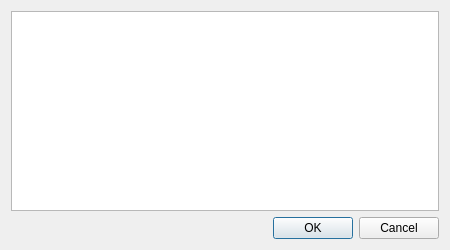
<?xml version="1.0" encoding="UTF-8"?>
<ui version="4.0">
 <class>DialogErrorMessage</class>
 <widget class="QDialog" name="DialogErrorMessage">
  <property name="geometry">
   <rect>
    <x>0</x>
    <y>0</y>
    <width>450</width>
    <height>250</height>
   </rect>
  </property>
  <property name="windowTitle">
   <string>Error Messages</string>
  </property>
  <layout class="QVBoxLayout" name="verticalLayout">
   <item>
    <widget class="QPlainTextEdit" name="plainTextEdit"/>
   </item>
   <item>
    <widget class="QDialogButtonBox" name="buttonBox">
     <property name="orientation">
      <enum>Qt::Horizontal</enum>
     </property>
     <property name="standardButtons">
      <set>QDialogButtonBox::Cancel|QDialogButtonBox::Ok</set>
     </property>
    </widget>
   </item>
  </layout>
 </widget>
 <resources/>
 <connections>
  <connection>
   <sender>buttonBox</sender>
   <signal>accepted()</signal>
   <receiver>DialogErrorMessage</receiver>
   <slot>accept()</slot>
   <hints>
    <hint type="sourcelabel">
     <x>248</x>
     <y>254</y>
    </hint>
    <hint type="destinationlabel">
     <x>157</x>
     <y>274</y>
    </hint>
   </hints>
  </connection>
  <connection>
   <sender>buttonBox</sender>
   <signal>rejected()</signal>
   <receiver>DialogErrorMessage</receiver>
   <slot>reject()</slot>
   <hints>
    <hint type="sourcelabel">
     <x>316</x>
     <y>260</y>
    </hint>
    <hint type="destinationlabel">
     <x>286</x>
     <y>274</y>
    </hint>
   </hints>
  </connection>
 </connections>
</ui>
